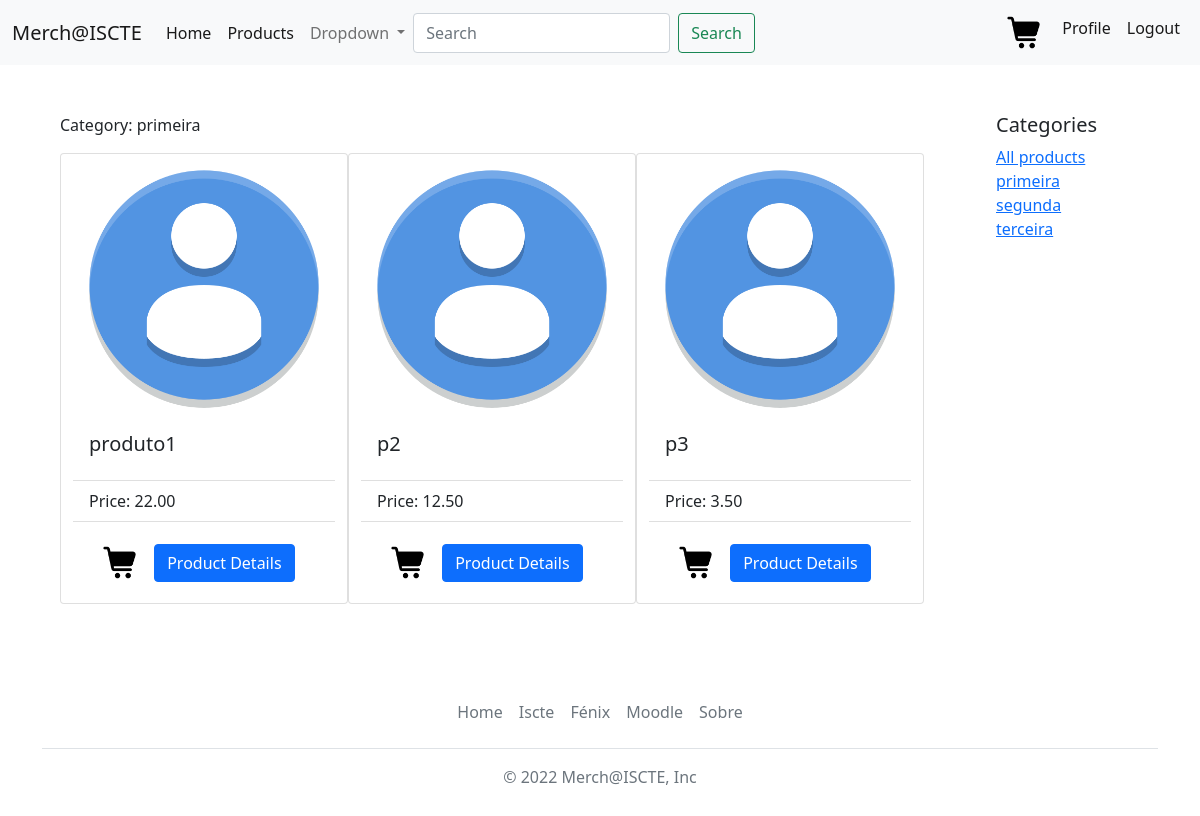
The page /loja/detalhe_categoria/1 (signed in) on the database as committed earlier.
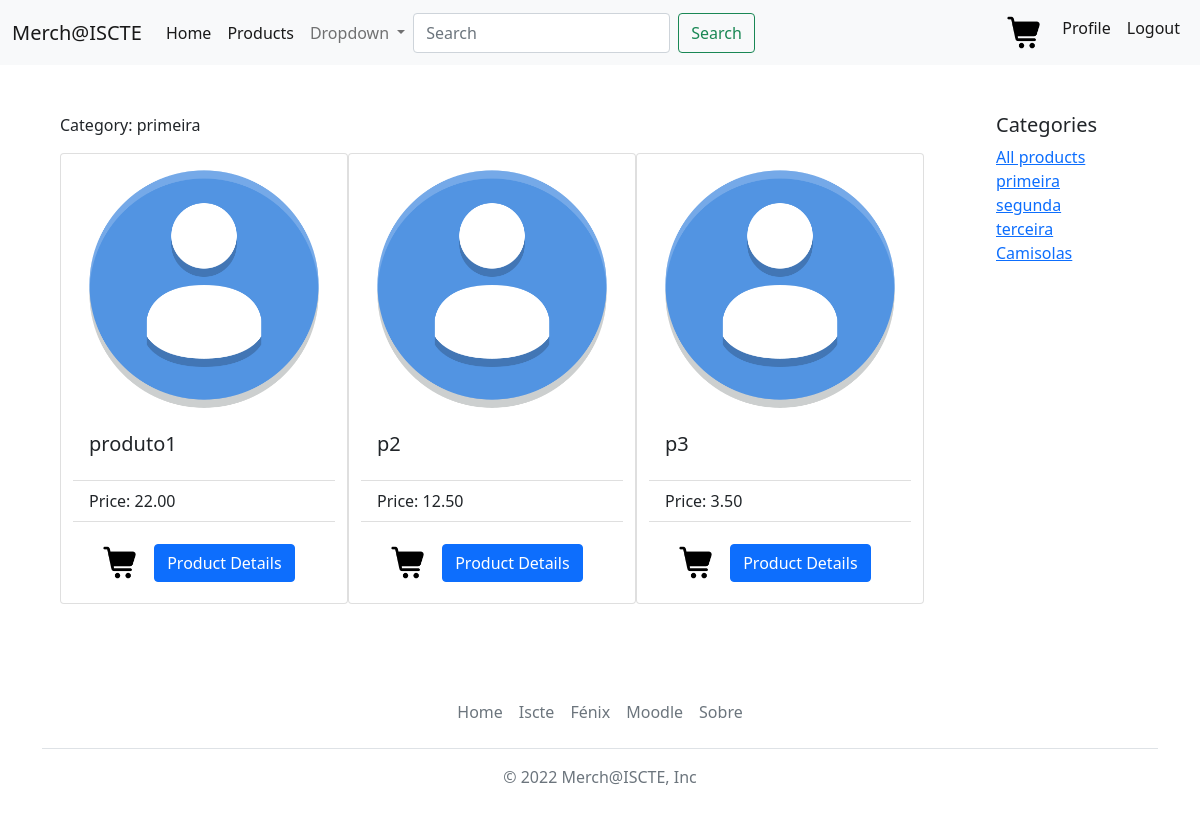
The same page on the database as committed later.
### loja/models.py (models this page shows, shortened)
class Produto(models.Model):
    produto_nome = models.CharField(max_length=50)
    produto_texto = models.CharField(max_length=200)
    preco_data = models.DecimalField(default=0.0, decimal_places=2, max_digits=5)
    categoria = models.ForeignKey(Categoria, blank=True, null=True, on_delete=models.RESTRICT)
    foto = models.CharField(max_length=100, default='/static/media/avatardefault.png')

class Categoria(models.Model):
    categoria_nome = models.CharField(max_length=100)

### loja/views.py (the view)
# urls.py: path('detalhe_categoria/<int:categoria_id>', views.detalhe_categoria, name='detalhe_categoria'),
def detalhe_categoria(request, categoria_id):
    categoria = get_object_or_404(Categoria, pk=categoria_id)
    lista_categoria = Categoria.objects.all()
    lista_produto = []
    for p in Produto.objects.all():
        if p.categoria_id == categoria_id:
            lista_produto.append(p)
    context = {'lista_produto': lista_produto, 'categoria': categoria, 'lista_categoria': lista_categoria}
    return render(request, 'loja/detalhe_categoria.html', context)

### loja/templates/loja/detalhe_categoria.html (shortened to what this page needs)
{% extends "loja/index.html" %}
{% block blocobody %}
<div class="container-fluid d-md-flex align-items-stretch">
    <div id="content" class="p-4 p-md-5 pt-5">
        <p>Category: {{ categoria.categoria_nome }}</p>
        <div class="row justify-content-center" style="margin-left:0px;margin-right:0px;">
            {% if lista_produto %}
            {% for produto in lista_produto %}
            <div class="card" style="width: 18rem;">
                <img src="{{ produto.foto }}" class="card-img-top" alt="...">
                <div class="card-body">
                    <h5 class="card-title">{{ produto.produto_nome }}</h5>
                </div>
                <ul class="list-group list-group-flush">
                    <li class="list-group-item">Price: {{ produto.preco_data }}</li>
                </ul>
                <div class="card-body">
                    <a href="{% url 'loja:adicionar_carrinho' produto.id %}" class="btn ">
                        <img width="35" height="35" src="{{'/static/media/shoppingcart.png'}}">
                    </a>
                    <button type="button" class="btn btn-primary" data-bs-toggle="modal"
                            data-bs-target="#staticBackdrop">
                        Product Details
                    </button>
                </div>
            </div>
            {% endfor %}
            {% else %}
            {% if not request.user.is_superuser %}
            <p>There are no products available.</p>
            {% endif %}
            {% endif %}
        </div>
    </div>
    <nav id="sidebar">
        <div class="p-4 pt-5">
            <h5>Categories</h5>
            {% if lista_categoria %}
            <ul class="list-unstyled components mb-5">
                <li>
                    <a href="{% url 'loja:index' %}">All products</a>
                </li>
                {% for categoria in lista_categoria %}
                <li>
                    <a href="{% url 'loja:detalhe_categoria' categoria.id %}">{{ categoria.categoria_nome }}</a>
                </li>
                {% endfor %}
            </ul>
            {% endif %}
        </div>
    </nav>
</div>
{% endblock %}

Rows that differ between the two databases and show on the page:
added Categoria: categoria_nome "Camisolas"
